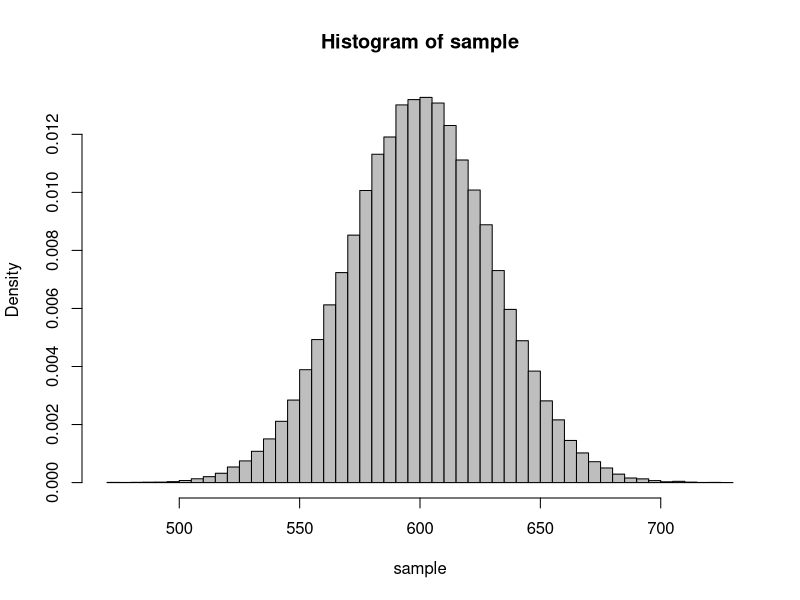
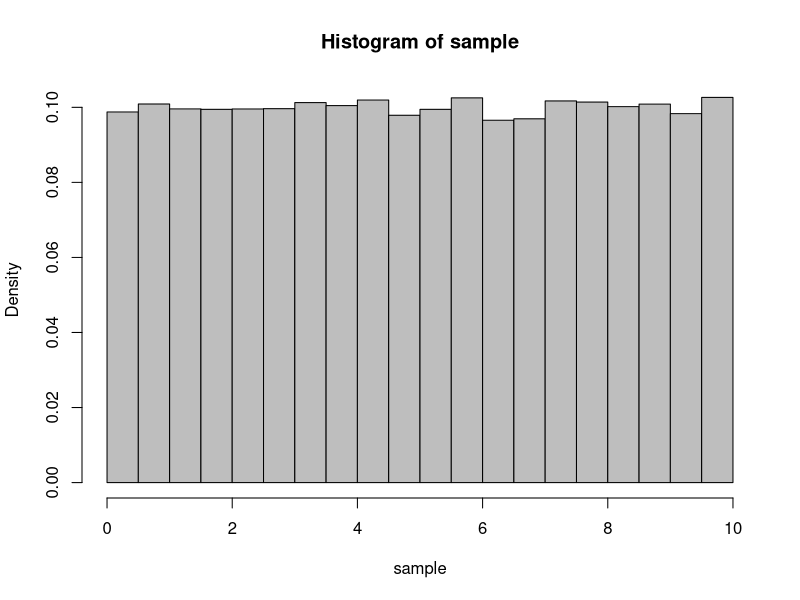
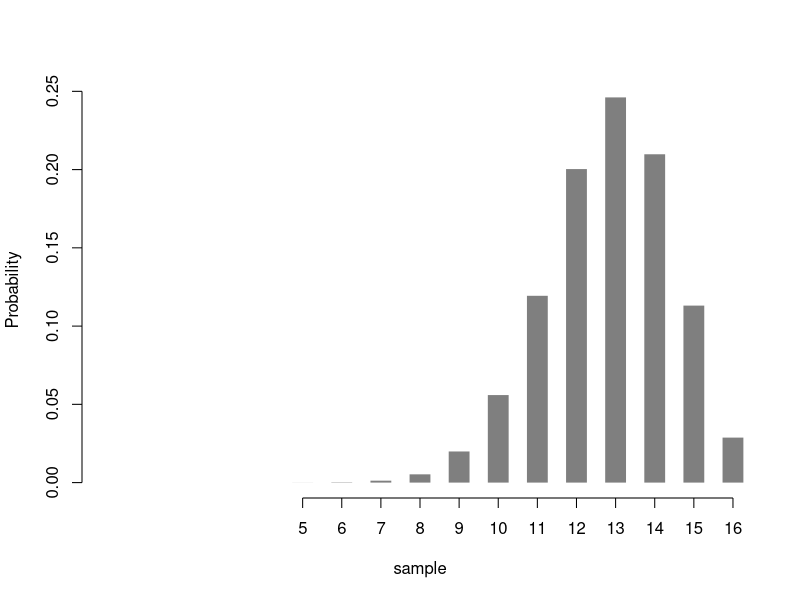
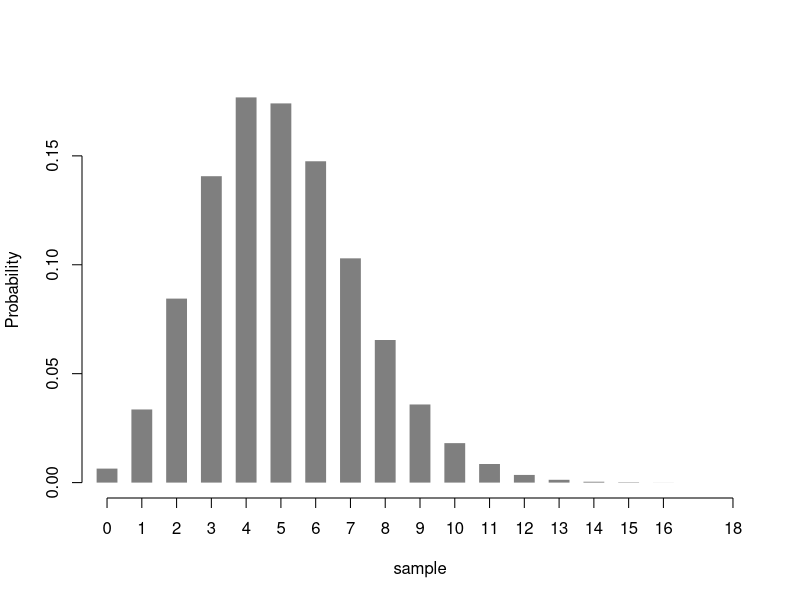
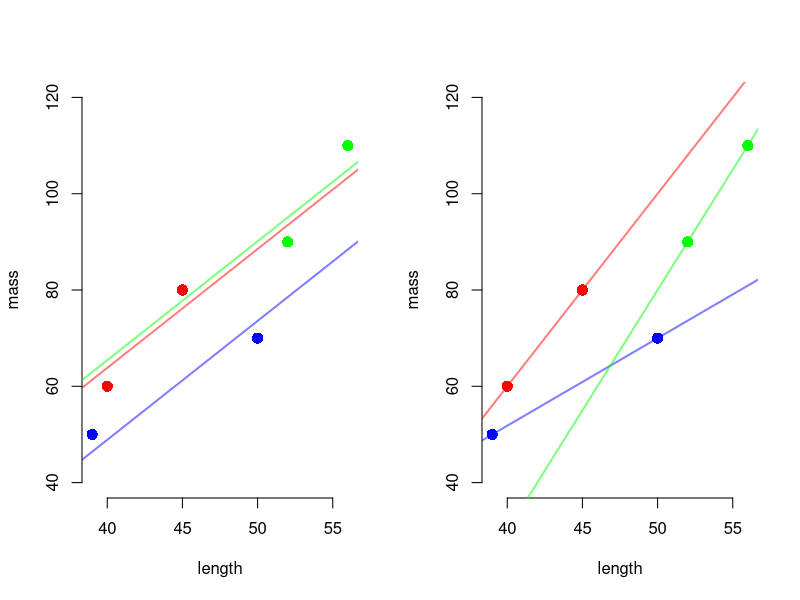

These charts were generated, in order, by the following R code:

# ---------------------------------------------------------------
# Code for the book 'Applied Statistical Modeling for Ecologists' 
# by Kéry & Kellner, Elsevier, 2024
# ---------------------------------------------------------------

# -----------------------------------------------------------------------
# Chapter 3  --  Linear regression models and their extensions to 
#                generalized linear, hierarchical and integrated models
# -----------------------------------------------------------------------

# Last changes: 11 June 2024


# 3.1 Introduction
# ----------------
# (no code)


# 3.2 Statistical distributions for the random variables in our model
# -------------------------------------------------------------------
# (no code)


#   3.2.1 Normal distribution
# ---------------------------

n <- 100000                                 # Sample size
mu <- 600                                   # Value of population mean
sigma <- 30                                 # Value of population SD
sample <- rnorm(n = n, mean = mu, sd = sigma)     # Draw random numbers
print(sample, dig = 4)                      # ... print them
hist(sample, col = "grey", breaks = 60, freq = F) # ... plot them


#   3.2.2 Uniform distribution
# ----------------------------

n <- 100000                                 # Sample size
a <- lower.limit <- 0                       # Lower limit of RV
b <- upper.limit <- 10                      # Upper limit of RV
sample <- runif(n = n, min = a, max = b)    # Draw random numbers
print(sample, dig = 4)                      # ... print them
hist(sample, col = "grey", breaks = 30, freq = F) # ... plot them


#   3.2.3 Binomial distribution: the "coin-flip distribution"
# -----------------------------------------------------------

n <- 100000                                 # Sample size
N <- 16                                     # Number of individuals that flip a coin
p <- 0.8                                    # Probability of being counted (seen), dead or a male
sample <- rbinom(n = n, size = N, prob = p) # Draw random numbers
print(sample, dig = 4)                      # ... print them
plot(table(sample)/n, ylab = 'Probability', type = 'h', lwd = 20, col = rgb(0, 0, 0, 0.5),
xlim = c(0, 16), lend = 'butt', frame = F)  # ... plot them


#   3.2.4 Poisson distribution
# ----------------------------

n <- 100000                                 # Sample size
lambda <- 5                                 # Average count per window (density or intensity)
sample <- rpois(n = n, lambda = lambda)     # Draw random numbers
print(sample, dig = 4)                      # ... print them
plot(table(sample)/n, ylab = 'Probability', type = 'h', lwd = 20,col = rgb(0, 0, 0, 0.5),
lend = 'butt', frame = F)                   # ... plot them


#   3.2.5 Summary remarks on statistical distributions
# ----------------------------------------------------
# (no code)


# 3.3 Link functions to model parameters on a transformed scale
# -------------------------------------------------------------
# (no code)


# 3.4 Linear modeling of covariate effects
# ----------------------------------------

mass <- c(60, 80, 50, 70, 90, 110)   # Response variable (continuous)
pop <- factor(c(1, 1, 2, 2, 3, 3))   # A categorical covariate (factor)
reg <- factor(c(1, 1, 1, 1, 2, 2))   # Another factor
hab <- factor(c(1, 2, 3, 1, 2, 3))   # Yet another factor
length <- c(40, 45, 39, 50, 52, 56)  # A continuous covariate

# A continuous covariate with quantitative values
mass
# A categorical covariate or factor
pop

#   3.4.1 The "model of the mean"
# -------------------------------

lm(mass ~ 1)

model.matrix(mass ~ 1)


#   3.4.2 Comparison of two groups
# --------------------------------

model.matrix( ~ reg)

lm(mass ~ reg)

lm(mass ~ reg - 1) # not shown
model.matrix( ~ reg - 1)


#   3.4.3 Simple linear regression: modeling the effect of one continuous covariate
# ---------------------------------------------------------------------------------

model.matrix(~ length)

lm(mass ~ length)

lm(mass ~ I(length - mean(length)))

model.matrix( ~ length - 1)


#   3.4.4 Modeling the effects of one categorical covariate, or factor
# --------------------------------------------------------------------

model.matrix(~pop)

lm(mass ~ pop) # Fit model in effects parameterization (R default)

model.matrix(~ pop - 1)

lm(mass ~ pop - 1) # Fit model in means parameterization


#   3.4.5 Modeling the effects of two factors
# -------------------------------------------

lm(mass ~ reg + hab)

model.matrix( ~ reg + hab)

lm(mass ~ reg * hab)

model.matrix(~ reg * hab)

table(reg, hab)

alias(lm(mass ~ reg*hab))

lm(mass ~ reg * hab - 1 - reg - hab)

model.matrix(mass ~ reg * hab - 1 - reg - hab)


#   3.4.6 Modeling the effects of a factor and continuous covariate
# -----------------------------------------------------------------

model.matrix( ~ pop + length)

lm(mass ~ pop + length)              # Default model fitting
DM <- model.matrix(~pop + length)    # create design matrix DM
lm(mass ~ DM-1)                      # Fit same model via explicit DM

par(mfrow = c(1, 2)) # Fig. 3–5 left
fm <- lm(mass ~ pop + length)        # Refit model
plot(length, mass, col = c(rep("red", 2), rep("blue", 2), rep("green", 2)),
pch = 16, cex = 1.5, ylim = c(40, 120), frame = FALSE)
abline(fm$coef[1], fm$coef[4], col = rgb(1, 0, 0, 0.5), lwd = 2)
abline(fm$coef[1] + fm$coef[2], fm$coef[4], col = rgb(0, 0, 1, 0.5), lwd = 2)
abline(fm$coef[1] + fm$coef[3], fm$coef[4], col = rgb(0, 1, 0, 0.5), lwd = 2)

model.matrix( ~ pop * length)

lm(mass ~ pop * length)

fm <- lm(mass ~ pop * length)        # Refit model, Fig. 3–5 right
plot(length, mass, col = c(rep("red", 2), rep("blue", 2), rep("green", 2)),
pch = 16, cex = 1.5, ylim = c(40, 120), frame = FALSE)
abline(fm$coef[1], fm$coef[4], col = rgb(1, 0, 0, 0.5), lwd = 2)
abline(fm$coef[1] + fm$coef[2], fm$coef[4] + fm$coef[5], col = rgb(0, 0, 1, 0.5), lwd = 2)
abline(fm$coef[1] + fm$coef[3], fm$coef[4] + fm$coef[6], col = rgb(0, 1, 0, 0.5), lwd = 2)

model.matrix( ~ pop + length - 1)

lm(mass ~ pop + length - 1)

model.matrix( ~ pop * length - 1 - length)

lm(mass ~ pop * length - 1 - length)
summary(lm(mass ~ pop * length - 1 - length)) # not shown


# 3.5 Brief overview of linear, generalized linear, (generalized) linear
#     mixed, hierarchical, and integrated models
# ----------------------------------------------------------------------
# (no code)


# 3.6 Summary and outlook
# -----------------------
# (no code)
